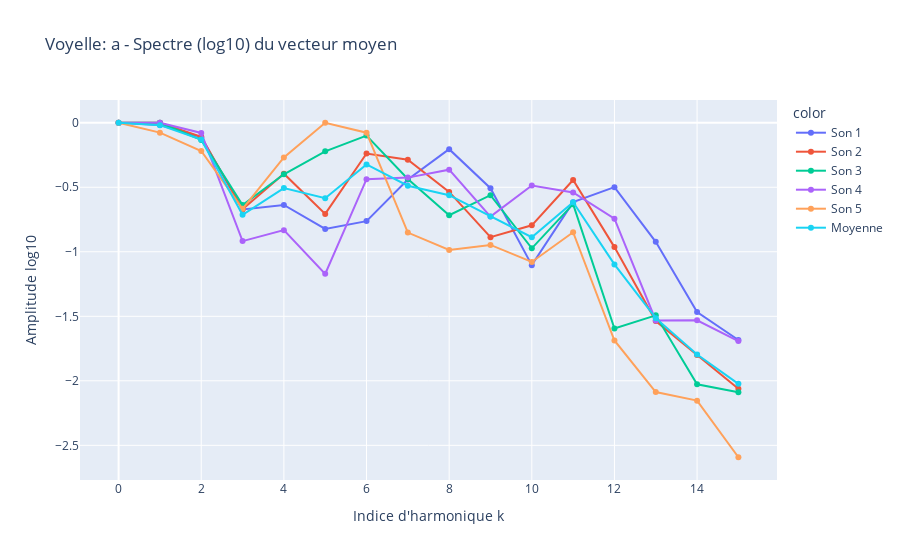
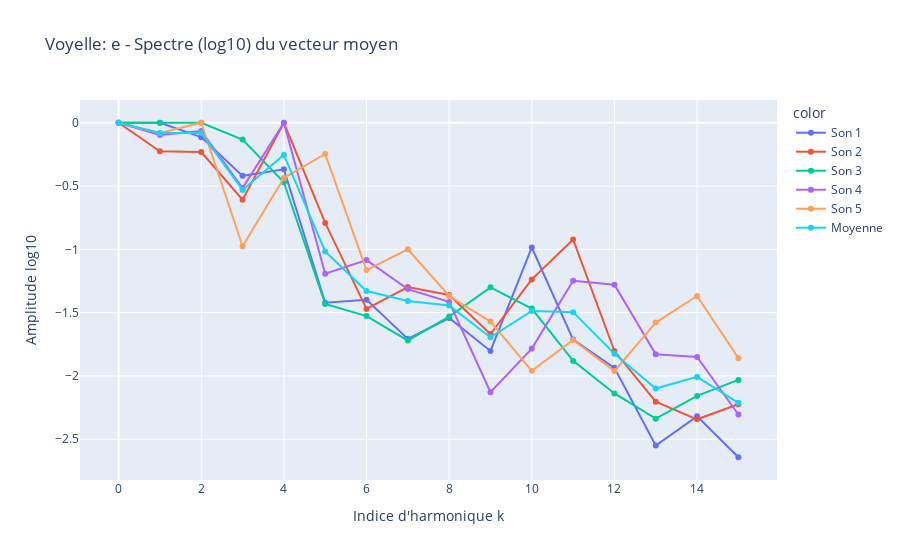
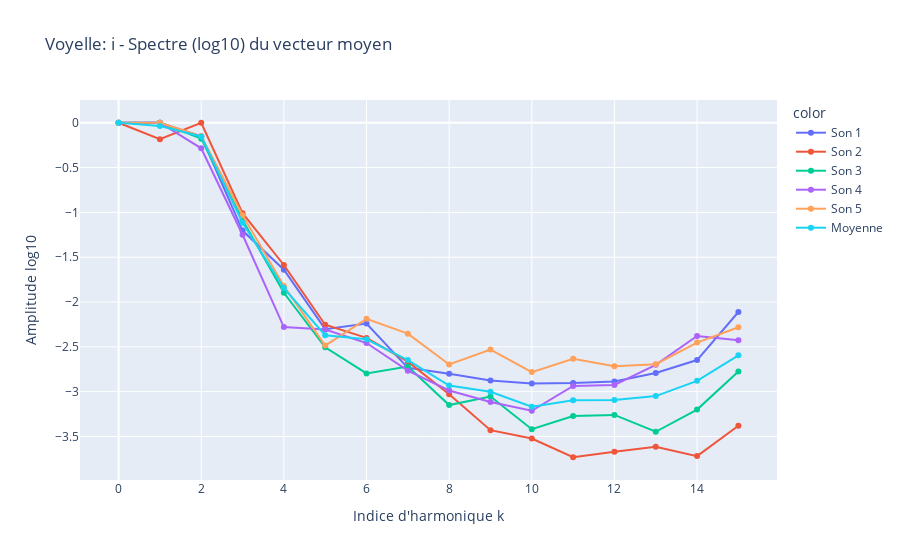
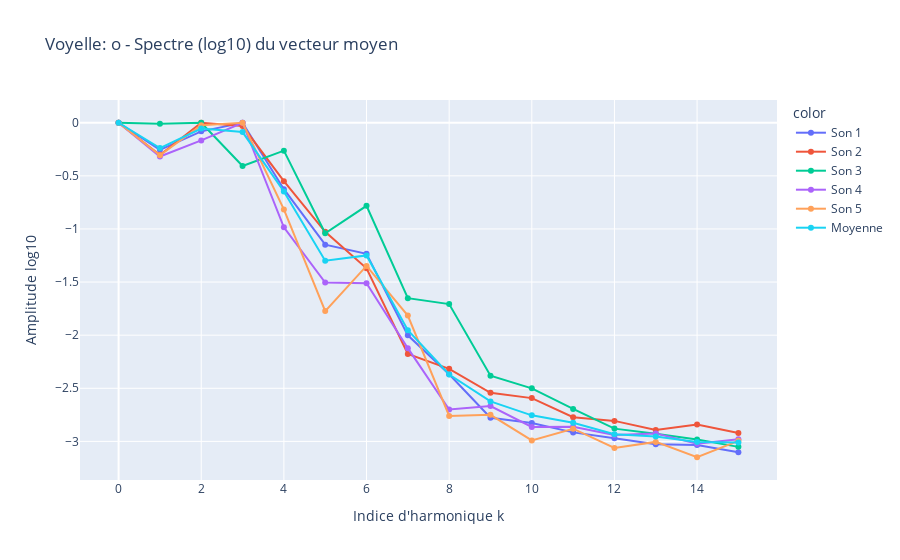

These figures' notebook cell, in order:
### Code cell
H=15 #Apres test, le minimum qui fonctionne est H=12, mais pour plus de marge, on prend H = 15


Vvec_moy = [[] for i in range(5)]
lettres = ['a', 'e', 'i', 'o', 'u']
a = range(5)

for lettre,j in zip(lettres, a):
    signaux = []
    for i in range(5):
        dat = np.load(f'data_partie_2/apprentissage/{lettre}_{i+1}.npz') # dat est un dictionnaire contenant les données contenues dans le fichier .npz
        s = dat['s'] # extraction du signal utile
        t = dat['t'] # extraction du vecteur temps associé au signal

        nu, S = san.trans_fourier(s, t)
        S = np.abs(S)

        s_centre= s - np.mean(s)
        nu, S_norm = san.trans_fourier(s_centre, t)
        S_norm = np.abs(S_norm)
        S_norm /= np.max(S_norm)

        f0 = san.detect_fondamentale(S_norm, nu)

        freq_list = [f0 * k for k in range(1, H+1)]

        freq_peaks, amp_peaks = san.detect_pics(S_norm, freq_list, nu)

        vec = np.zeros(H+1)
        vec[0] = np.log10(np.max(S_norm))
        vec[1:] = np.log10(amp_peaks)
        signaux.append(vec)


    k = np.arange(H+1)
    vec_moy = np.mean(signaux, axis=0)
    Vvec_moy[j] = vec_moy

    k = list(range(H+1))
    indice = []
    ampl = []
    labels = []

    for i in range(5):
        indice.extend(k)
        ampl.extend(signaux[i])
        labels.extend([f"Son {i+1}"] * (H+1))

    indice.extend(k)
    ampl.extend(vec_moy)
    labels.extend(["Moyenne"] * (H+1))

    fig = px.line(x=indice, y=ampl, color=labels, markers=True,title=f"Voyelle: {lettre} - Spectre (log10) du vecteur moyen", labels={"x": "Indice d'harmonique k", "y": "Amplitude log10"}).show()

### Figure 1 — Plotly figure (JSON) as saved in the notebook; plotly's stock layout.template omitted (floating-point values rounded to 4 significant figures)
{"data": [{"hovertemplate": "color=Son 1<br>Indice d'harmonique k=%{x}<br>Amplitude log10=%{y}<extra></extra>", "legendgroup": "Son 1", "line": {"color": "#636efa", "dash": "solid"}, "marker": {"symbol": "circle"}, "mode": "lines+markers", "name": "Son 1", "orientation": "v", "showlegend": true, "type": "scatter", "x": [0, 1, 2, 3, 4, 5, 6, 7, 8, 9, 10, 11, 12, 13, 14, 15], "xaxis": "x", "y": [0.0, -0.0177, -0.1115, -0.6725, -0.6368, -0.8225, -0.7624, -0.4399, -0.2046, -0.507, -1.104, -0.6152, -0.4992, -0.9226, -1.467, -1.683], "yaxis": "y"}, {"hovertemplate": "color=Son 2<br>Indice d'harmonique k=%{x}<br>Amplitude log10=%{y}<extra></extra>", "legendgroup": "Son 2", "line": {"color": "#EF553B", "dash": "solid"}, "marker": {"symbol": "circle"}, "mode": "lines+markers", "name": "Son 2", "orientation": "v", "showlegend": true, "type": "scatter", "x": [0, 1, 2, 3, 4, 5, 6, 7, 8, 9, 10, 11, 12, 13, 14, 15], "xaxis": "x", "y": [0.0, 0.0, -0.1084, -0.6703, -0.395, -0.7066, -0.238, -0.2864, -0.5361, -0.8869, -0.7949, -0.4436, -0.9638, -1.537, -1.8, -2.061], "yaxis": "y"}, {"hovertemplate": "color=Son 3<br>Indice d'harmonique k=%{x}<br>Amplitude log10=%{y}<extra></extra>", "legendgroup": "Son 3", "line": {"color": "#00cc96", "dash": "solid"}, "marker": {"symbol": "circle"}, "mode": "lines+markers", "name": "Son 3", "orientation": "v", "showlegend": true, "type": "scatter", "x": [0, 1, 2, 3, 4, 5, 6, 7, 8, 9, 10, 11, 12, 13, 14, 15], "xaxis": "x", "y": [0.0, 0.0, -0.1327, -0.6376, -0.3994, -0.2213, -0.09963, -0.4361, -0.7168, -0.5613, -0.9731, -0.6311, -1.595, -1.493, -2.027, -2.089], "yaxis": "y"}, {"hovertemplate": "color=Son 4<br>Indice d'harmonique k=%{x}<br>Amplitude log10=%{y}<extra></extra>", "legendgroup": "Son 4", "line": {"color": "#ab63fa", "dash": "solid"}, "marker": {"symbol": "circle"}, "mode": "lines+markers", "name": "Son 4", "orientation": "v", "showlegend": true, "type": "scatter", "x": [0, 1, 2, 3, 4, 5, 6, 7, 8, 9, 10, 11, 12, 13, 14, 15], "xaxis": "x", "y": [0.0, 0.0, -0.07872, -0.9172, -0.8323, -1.171, -0.4371, -0.4252, -0.3636, -0.7271, -0.4863, -0.5399, -0.7438, -1.532, -1.531, -1.692], "yaxis": "y"}, {"hovertemplate": "color=Son 5<br>Indice d'harmonique k=%{x}<br>Amplitude log10=%{y}<extra></extra>", "legendgroup": "Son 5", "line": {"color": "#FFA15A", "dash": "solid"}, "marker": {"symbol": "circle"}, "mode": "lines+markers", "name": "Son 5", "orientation": "v", "showlegend": true, "type": "scatter", "x": [0, 1, 2, 3, 4, 5, 6, 7, 8, 9, 10, 11, 12, 13, 14, 15], "xaxis": "x", "y": [0.0, -0.07664, -0.2192, -0.6666, -0.2686, 0.0, -0.07706, -0.8511, -0.9862, -0.9469, -1.079, -0.8485, -1.688, -2.087, -2.154, -2.592], "yaxis": "y"}, {"hovertemplate": "color=Moyenne<br>Indice d'harmonique k=%{x}<br>Amplitude log10=%{y}<extra></extra>", "legendgroup": "Moyenne", "line": {"color": "#19d3f3", "dash": "solid"}, "marker": {"symbol": "circle"}, "mode": "lines+markers", "name": "Moyenne", "orientation": "v", "showlegend": true, "type": "scatter", "x": [0, 1, 2, 3, 4, 5, 6, 7, 8, 9, 10, 11, 12, 13, 14, 15], "xaxis": "x", "y": [0.0, -0.01887, -0.1301, -0.7128, -0.5064, -0.5843, -0.3228, -0.4878, -0.5615, -0.7258, -0.8873, -0.6157, -1.098, -1.514, -1.796, -2.024], "yaxis": "y"}], "layout": {"legend": {"title": {"text": "color"}, "tracegroupgap": 0}, "title": {"text": "Voyelle: a - Spectre (log10) du vecteur moyen"}, "xaxis": {"anchor": "y", "domain": [0, 1], "title": {"text": "Indice d'harmonique k"}}, "yaxis": {"anchor": "x", "domain": [0, 1], "title": {"text": "Amplitude log10"}}}}

### Figure 2 — Plotly figure (JSON) as saved in the notebook; plotly's stock layout.template omitted (floating-point values rounded to 4 significant figures)
{"data": [{"hovertemplate": "color=Son 1<br>Indice d'harmonique k=%{x}<br>Amplitude log10=%{y}<extra></extra>", "legendgroup": "Son 1", "line": {"color": "#636efa", "dash": "solid"}, "marker": {"symbol": "circle"}, "mode": "lines+markers", "name": "Son 1", "orientation": "v", "showlegend": true, "type": "scatter", "x": [0, 1, 2, 3, 4, 5, 6, 7, 8, 9, 10, 11, 12, 13, 14, 15], "xaxis": "x", "y": [0.0, 0.0, -0.1136, -0.4195, -0.3673, -1.422, -1.399, -1.707, -1.543, -1.803, -0.9854, -1.713, -1.936, -2.549, -2.319, -2.642], "yaxis": "y"}, {"hovertemplate": "color=Son 2<br>Indice d'harmonique k=%{x}<br>Amplitude log10=%{y}<extra></extra>", "legendgroup": "Son 2", "line": {"color": "#EF553B", "dash": "solid"}, "marker": {"symbol": "circle"}, "mode": "lines+markers", "name": "Son 2", "orientation": "v", "showlegend": true, "type": "scatter", "x": [0, 1, 2, 3, 4, 5, 6, 7, 8, 9, 10, 11, 12, 13, 14, 15], "xaxis": "x", "y": [0.0, -0.2248, -0.2312, -0.6082, 0.0, -0.7912, -1.471, -1.298, -1.361, -1.669, -1.237, -0.9217, -1.804, -2.203, -2.343, -2.223], "yaxis": "y"}, {"hovertemplate": "color=Son 3<br>Indice d'harmonique k=%{x}<br>Amplitude log10=%{y}<extra></extra>", "legendgroup": "Son 3", "line": {"color": "#00cc96", "dash": "solid"}, "marker": {"symbol": "circle"}, "mode": "lines+markers", "name": "Son 3", "orientation": "v", "showlegend": true, "type": "scatter", "x": [0, 1, 2, 3, 4, 5, 6, 7, 8, 9, 10, 11, 12, 13, 14, 15], "xaxis": "x", "y": [0.0, 0.0, -0.0001227, -0.1327, -0.47, -1.431, -1.527, -1.72, -1.531, -1.3, -1.468, -1.881, -2.138, -2.338, -2.158, -2.032], "yaxis": "y"}, {"hovertemplate": "color=Son 4<br>Indice d'harmonique k=%{x}<br>Amplitude log10=%{y}<extra></extra>", "legendgroup": "Son 4", "line": {"color": "#ab63fa", "dash": "solid"}, "marker": {"symbol": "circle"}, "mode": "lines+markers", "name": "Son 4", "orientation": "v", "showlegend": true, "type": "scatter", "x": [0, 1, 2, 3, 4, 5, 6, 7, 8, 9, 10, 11, 12, 13, 14, 15], "xaxis": "x", "y": [0.0, -0.09764, -0.06465, -0.5162, 0.0, -1.193, -1.085, -1.314, -1.415, -2.129, -1.784, -1.249, -1.28, -1.829, -1.85, -2.305], "yaxis": "y"}, {"hovertemplate": "color=Son 5<br>Indice d'harmonique k=%{x}<br>Amplitude log10=%{y}<extra></extra>", "legendgroup": "Son 5", "line": {"color": "#FFA15A", "dash": "solid"}, "marker": {"symbol": "circle"}, "mode": "lines+markers", "name": "Son 5", "orientation": "v", "showlegend": true, "type": "scatter", "x": [0, 1, 2, 3, 4, 5, 6, 7, 8, 9, 10, 11, 12, 13, 14, 15], "xaxis": "x", "y": [0.0, -0.08146, 0.0, -0.9755, -0.4358, -0.2467, -1.164, -0.9992, -1.369, -1.571, -1.96, -1.716, -1.961, -1.579, -1.369, -1.86], "yaxis": "y"}, {"hovertemplate": "color=Moyenne<br>Indice d'harmonique k=%{x}<br>Amplitude log10=%{y}<extra></extra>", "legendgroup": "Moyenne", "line": {"color": "#19d3f3", "dash": "solid"}, "marker": {"symbol": "circle"}, "mode": "lines+markers", "name": "Moyenne", "orientation": "v", "showlegend": true, "type": "scatter", "x": [0, 1, 2, 3, 4, 5, 6, 7, 8, 9, 10, 11, 12, 13, 14, 15], "xaxis": "x", "y": [0.0, -0.08077, -0.08192, -0.5304, -0.2546, -1.017, -1.329, -1.408, -1.444, -1.695, -1.487, -1.496, -1.824, -2.099, -2.008, -2.212], "yaxis": "y"}], "layout": {"legend": {"title": {"text": "color"}, "tracegroupgap": 0}, "title": {"text": "Voyelle: e - Spectre (log10) du vecteur moyen"}, "xaxis": {"anchor": "y", "domain": [0, 1], "title": {"text": "Indice d'harmonique k"}}, "yaxis": {"anchor": "x", "domain": [0, 1], "title": {"text": "Amplitude log10"}}}}

### Figure 3 — Plotly figure (JSON) as saved in the notebook; plotly's stock layout.template omitted (floating-point values rounded to 4 significant figures)
{"data": [{"hovertemplate": "color=Son 1<br>Indice d'harmonique k=%{x}<br>Amplitude log10=%{y}<extra></extra>", "legendgroup": "Son 1", "line": {"color": "#636efa", "dash": "solid"}, "marker": {"symbol": "circle"}, "mode": "lines+markers", "name": "Son 1", "orientation": "v", "showlegend": true, "type": "scatter", "x": [0, 1, 2, 3, 4, 5, 6, 7, 8, 9, 10, 11, 12, 13, 14, 15], "xaxis": "x", "y": [0.0, 0.0, -0.1526, -1.203, -1.639, -2.303, -2.24, -2.735, -2.8, -2.876, -2.909, -2.903, -2.886, -2.791, -2.648, -2.111], "yaxis": "y"}, {"hovertemplate": "color=Son 2<br>Indice d'harmonique k=%{x}<br>Amplitude log10=%{y}<extra></extra>", "legendgroup": "Son 2", "line": {"color": "#EF553B", "dash": "solid"}, "marker": {"symbol": "circle"}, "mode": "lines+markers", "name": "Son 2", "orientation": "v", "showlegend": true, "type": "scatter", "x": [0, 1, 2, 3, 4, 5, 6, 7, 8, 9, 10, 11, 12, 13, 14, 15], "xaxis": "x", "y": [0.0, -0.1836, 0.0, -1.008, -1.587, -2.253, -2.4, -2.666, -3.028, -3.43, -3.523, -3.732, -3.671, -3.615, -3.719, -3.381], "yaxis": "y"}, {"hovertemplate": "color=Son 3<br>Indice d'harmonique k=%{x}<br>Amplitude log10=%{y}<extra></extra>", "legendgroup": "Son 3", "line": {"color": "#00cc96", "dash": "solid"}, "marker": {"symbol": "circle"}, "mode": "lines+markers", "name": "Son 3", "orientation": "v", "showlegend": true, "type": "scatter", "x": [0, 1, 2, 3, 4, 5, 6, 7, 8, 9, 10, 11, 12, 13, 14, 15], "xaxis": "x", "y": [0.0, 0.0, -0.1771, -1.084, -1.896, -2.505, -2.796, -2.719, -3.15, -3.055, -3.419, -3.271, -3.26, -3.447, -3.2, -2.775], "yaxis": "y"}, {"hovertemplate": "color=Son 4<br>Indice d'harmonique k=%{x}<br>Amplitude log10=%{y}<extra></extra>", "legendgroup": "Son 4", "line": {"color": "#ab63fa", "dash": "solid"}, "marker": {"symbol": "circle"}, "mode": "lines+markers", "name": "Son 4", "orientation": "v", "showlegend": true, "type": "scatter", "x": [0, 1, 2, 3, 4, 5, 6, 7, 8, 9, 10, 11, 12, 13, 14, 15], "xaxis": "x", "y": [0.0, 0.0, -0.2851, -1.25, -2.279, -2.306, -2.458, -2.766, -2.987, -3.116, -3.213, -2.936, -2.925, -2.701, -2.38, -2.426], "yaxis": "y"}, {"hovertemplate": "color=Son 5<br>Indice d'harmonique k=%{x}<br>Amplitude log10=%{y}<extra></extra>", "legendgroup": "Son 5", "line": {"color": "#FFA15A", "dash": "solid"}, "marker": {"symbol": "circle"}, "mode": "lines+markers", "name": "Son 5", "orientation": "v", "showlegend": true, "type": "scatter", "x": [0, 1, 2, 3, 4, 5, 6, 7, 8, 9, 10, 11, 12, 13, 14, 15], "xaxis": "x", "y": [0.0, 0.0, -0.1477, -1.031, -1.822, -2.486, -2.188, -2.353, -2.697, -2.53, -2.782, -2.633, -2.717, -2.694, -2.453, -2.281], "yaxis": "y"}, {"hovertemplate": "color=Moyenne<br>Indice d'harmonique k=%{x}<br>Amplitude log10=%{y}<extra></extra>", "legendgroup": "Moyenne", "line": {"color": "#19d3f3", "dash": "solid"}, "marker": {"symbol": "circle"}, "mode": "lines+markers", "name": "Moyenne", "orientation": "v", "showlegend": true, "type": "scatter", "x": [0, 1, 2, 3, 4, 5, 6, 7, 8, 9, 10, 11, 12, 13, 14, 15], "xaxis": "x", "y": [0.0, -0.03672, -0.1525, -1.115, -1.845, -2.371, -2.416, -2.648, -2.933, -3.001, -3.169, -3.095, -3.092, -3.05, -2.88, -2.595], "yaxis": "y"}], "layout": {"legend": {"title": {"text": "color"}, "tracegroupgap": 0}, "title": {"text": "Voyelle: i - Spectre (log10) du vecteur moyen"}, "xaxis": {"anchor": "y", "domain": [0, 1], "title": {"text": "Indice d'harmonique k"}}, "yaxis": {"anchor": "x", "domain": [0, 1], "title": {"text": "Amplitude log10"}}}}

### Figure 4 — Plotly figure (JSON) as saved in the notebook; plotly's stock layout.template omitted (floating-point values rounded to 4 significant figures)
{"data": [{"hovertemplate": "color=Son 1<br>Indice d'harmonique k=%{x}<br>Amplitude log10=%{y}<extra></extra>", "legendgroup": "Son 1", "line": {"color": "#636efa", "dash": "solid"}, "marker": {"symbol": "circle"}, "mode": "lines+markers", "name": "Son 1", "orientation": "v", "showlegend": true, "type": "scatter", "x": [0, 1, 2, 3, 4, 5, 6, 7, 8, 9, 10, 11, 12, 13, 14, 15], "xaxis": "x", "y": [0.0, -0.2545, -0.08114, 0.0, -0.6258, -1.148, -1.234, -2.002, -2.368, -2.777, -2.827, -2.915, -2.971, -3.026, -3.034, -3.101], "yaxis": "y"}, {"hovertemplate": "color=Son 2<br>Indice d'harmonique k=%{x}<br>Amplitude log10=%{y}<extra></extra>", "legendgroup": "Son 2", "line": {"color": "#EF553B", "dash": "solid"}, "marker": {"symbol": "circle"}, "mode": "lines+markers", "name": "Son 2", "orientation": "v", "showlegend": true, "type": "scatter", "x": [0, 1, 2, 3, 4, 5, 6, 7, 8, 9, 10, 11, 12, 13, 14, 15], "xaxis": "x", "y": [0.0, -0.3045, 0.0, -0.03124, -0.5498, -1.027, -1.371, -2.177, -2.317, -2.542, -2.592, -2.772, -2.807, -2.893, -2.841, -2.922], "yaxis": "y"}, {"hovertemplate": "color=Son 3<br>Indice d'harmonique k=%{x}<br>Amplitude log10=%{y}<extra></extra>", "legendgroup": "Son 3", "line": {"color": "#00cc96", "dash": "solid"}, "marker": {"symbol": "circle"}, "mode": "lines+markers", "name": "Son 3", "orientation": "v", "showlegend": true, "type": "scatter", "x": [0, 1, 2, 3, 4, 5, 6, 7, 8, 9, 10, 11, 12, 13, 14, 15], "xaxis": "x", "y": [0.0, -0.008484, 0.0, -0.4076, -0.2625, -1.04, -0.7823, -1.651, -1.707, -2.381, -2.501, -2.695, -2.88, -2.927, -2.983, -3.051], "yaxis": "y"}, {"hovertemplate": "color=Son 4<br>Indice d'harmonique k=%{x}<br>Amplitude log10=%{y}<extra></extra>", "legendgroup": "Son 4", "line": {"color": "#ab63fa", "dash": "solid"}, "marker": {"symbol": "circle"}, "mode": "lines+markers", "name": "Son 4", "orientation": "v", "showlegend": true, "type": "scatter", "x": [0, 1, 2, 3, 4, 5, 6, 7, 8, 9, 10, 11, 12, 13, 14, 15], "xaxis": "x", "y": [0.0, -0.3176, -0.1665, 0.0, -0.9843, -1.505, -1.511, -2.122, -2.7, -2.668, -2.864, -2.863, -2.94, -2.925, -3.022, -2.979], "yaxis": "y"}, {"hovertemplate": "color=Son 5<br>Indice d'harmonique k=%{x}<br>Amplitude log10=%{y}<extra></extra>", "legendgroup": "Son 5", "line": {"color": "#FFA15A", "dash": "solid"}, "marker": {"symbol": "circle"}, "mode": "lines+markers", "name": "Son 5", "orientation": "v", "showlegend": true, "type": "scatter", "x": [0, 1, 2, 3, 4, 5, 6, 7, 8, 9, 10, 11, 12, 13, 14, 15], "xaxis": "x", "y": [0.0, -0.3054, -0.02392, 0.0, -0.8159, -1.773, -1.348, -1.815, -2.76, -2.75, -2.991, -2.881, -3.062, -3.005, -3.149, -2.995], "yaxis": "y"}, {"hovertemplate": "color=Moyenne<br>Indice d'harmonique k=%{x}<br>Amplitude log10=%{y}<extra></extra>", "legendgroup": "Moyenne", "line": {"color": "#19d3f3", "dash": "solid"}, "marker": {"symbol": "circle"}, "mode": "lines+markers", "name": "Moyenne", "orientation": "v", "showlegend": true, "type": "scatter", "x": [0, 1, 2, 3, 4, 5, 6, 7, 8, 9, 10, 11, 12, 13, 14, 15], "xaxis": "x", "y": [0.0, -0.2381, -0.05431, -0.08776, -0.6476, -1.299, -1.249, -1.954, -2.371, -2.624, -2.755, -2.825, -2.932, -2.955, -3.006, -3.01], "yaxis": "y"}], "layout": {"legend": {"title": {"text": "color"}, "tracegroupgap": 0}, "title": {"text": "Voyelle: o - Spectre (log10) du vecteur moyen"}, "xaxis": {"anchor": "y", "domain": [0, 1], "title": {"text": "Indice d'harmonique k"}}, "yaxis": {"anchor": "x", "domain": [0, 1], "title": {"text": "Amplitude log10"}}}}
